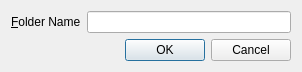
<?xml version="1.0" encoding="UTF-8"?>
<ui version="4.0">
 <class>UiNewBookmarkFolderDialog</class>
 <widget class="QDialog" name="UiNewBookmarkFolderDialog">
  <property name="geometry">
   <rect>
    <x>0</x>
    <y>0</y>
    <width>302</width>
    <height>67</height>
   </rect>
  </property>
  <property name="windowTitle">
   <string>New Bookmark Folder - Marble</string>
  </property>
  <layout class="QVBoxLayout" name="verticalLayout">
   <item>
    <layout class="QHBoxLayout" name="horizontalLayout_2">
     <item>
      <widget class="QLabel" name="m_namelbl">
       <property name="text">
        <string>&amp;Folder Name</string>
       </property>
       <property name="buddy">
        <cstring>m_name</cstring>
       </property>
      </widget>
     </item>
     <item>
      <widget class="QLineEdit" name="m_name"/>
     </item>
    </layout>
   </item>
   <item>
    <widget class="QDialogButtonBox" name="buttonBox">
     <property name="standardButtons">
      <set>QDialogButtonBox::Cancel|QDialogButtonBox::Ok</set>
     </property>
    </widget>
   </item>
  </layout>
 </widget>
 <resources/>
 <connections>
  <connection>
   <sender>buttonBox</sender>
   <signal>accepted()</signal>
   <receiver>UiNewBookmarkFolderDialog</receiver>
   <slot>accept()</slot>
   <hints>
    <hint type="sourcelabel">
     <x>150</x>
     <y>50</y>
    </hint>
    <hint type="destinationlabel">
     <x>150</x>
     <y>33</y>
    </hint>
   </hints>
  </connection>
  <connection>
   <sender>buttonBox</sender>
   <signal>rejected()</signal>
   <receiver>UiNewBookmarkFolderDialog</receiver>
   <slot>reject()</slot>
   <hints>
    <hint type="sourcelabel">
     <x>150</x>
     <y>50</y>
    </hint>
    <hint type="destinationlabel">
     <x>150</x>
     <y>33</y>
    </hint>
   </hints>
  </connection>
 </connections>
</ui>
